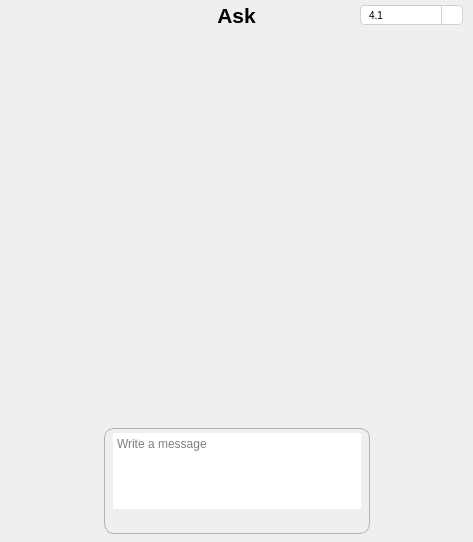
<?xml version="1.0" encoding="UTF-8"?>
<ui version="4.0">
 <class>Conversation</class>
 <widget class="QWidget" name="Conversation">
  <property name="geometry">
   <rect>
    <x>0</x>
    <y>0</y>
    <width>473</width>
    <height>542</height>
   </rect>
  </property>
  <property name="windowTitle">
   <string>Form</string>
  </property>
  <property name="styleSheet">
   <string notr="true"/>
  </property>
  <layout class="QVBoxLayout" name="verticalLayout_2" stretch="0,4,1">
   <property name="spacing">
    <number>0</number>
   </property>
   <property name="leftMargin">
    <number>0</number>
   </property>
   <property name="topMargin">
    <number>0</number>
   </property>
   <property name="rightMargin">
    <number>0</number>
   </property>
   <property name="bottomMargin">
    <number>8</number>
   </property>
   <item>
    <widget class="QFrame" name="TitleBar">
     <property name="minimumSize">
      <size>
       <width>0</width>
       <height>30</height>
      </size>
     </property>
     <property name="styleSheet">
      <string notr="true">QFrame {
	/* background-color: rgb(247, 245, 242); */
	border-bottom: 1px solid rgb(180, 179, 178);
}</string>
     </property>
     <layout class="QHBoxLayout" name="horizontalLayout" stretch="2,0,1,1">
      <property name="spacing">
       <number>0</number>
      </property>
      <property name="leftMargin">
       <number>10</number>
      </property>
      <property name="topMargin">
       <number>0</number>
      </property>
      <property name="rightMargin">
       <number>10</number>
      </property>
      <property name="bottomMargin">
       <number>0</number>
      </property>
      <item>
       <spacer name="horizontalSpacer">
        <property name="orientation">
         <enum>Qt::Orientation::Horizontal</enum>
        </property>
        <property name="sizeHint" stdset="0">
         <size>
          <width>40</width>
          <height>20</height>
         </size>
        </property>
       </spacer>
      </item>
      <item>
       <widget class="QLabel" name="Title">
        <property name="sizePolicy">
         <sizepolicy hsizetype="Preferred" vsizetype="Preferred">
          <horstretch>0</horstretch>
          <verstretch>0</verstretch>
         </sizepolicy>
        </property>
        <property name="font">
         <font>
          <pointsize>16</pointsize>
          <bold>true</bold>
         </font>
        </property>
        <property name="styleSheet">
         <string notr="true"/>
        </property>
        <property name="text">
         <string>Ask</string>
        </property>
        <property name="scaledContents">
         <bool>false</bool>
        </property>
        <property name="alignment">
         <set>Qt::AlignmentFlag::AlignCenter</set>
        </property>
       </widget>
      </item>
      <item>
       <spacer name="horizontalSpacer_2">
        <property name="orientation">
         <enum>Qt::Orientation::Horizontal</enum>
        </property>
        <property name="sizeHint" stdset="0">
         <size>
          <width>40</width>
          <height>20</height>
         </size>
        </property>
       </spacer>
      </item>
      <item>
       <widget class="QComboBox" name="ModelSelector">
        <property name="sizePolicy">
         <sizepolicy hsizetype="Preferred" vsizetype="Ignored">
          <horstretch>0</horstretch>
          <verstretch>0</verstretch>
         </sizepolicy>
        </property>
        <property name="minimumSize">
         <size>
          <width>100</width>
          <height>20</height>
         </size>
        </property>
        <property name="maximumSize">
         <size>
          <width>16777215</width>
          <height>20</height>
         </size>
        </property>
        <property name="layoutDirection">
         <enum>Qt::LayoutDirection::LeftToRight</enum>
        </property>
        <property name="styleSheet">
         <string notr="true">QComboBox {
	combobox-popup: 0;
	/*background: #FAFAFA;*/
	border: 1px solid #D0D0D0;
	border-radius: 4px;
	padding-right: 0px;
	padding-left: 8px;
	/* selection-background-color: #007AFF; */
	font-size: 10px;
}
/*QComboBox:hover  { background:#FFFFFF; border-color:#A0A0A0; }
QComboBox:focus  { border-color:#007AFF; }*/

QComboBox::drop-down {
	subcontrol-origin: padding;
	subcontrol-position: center right;
	width: 20px;
	border-left: 1px solid #D0D0D0;
}
QComboBox::down-arrow {
	image: url(&quot;:/assets/chevron-down.png&quot;);
	width: 12px; height: 12px;
}

QComboBox QAbstractItemView {
	/*background:#FFFFFF;*/
	border:1px solid #D0D0D0;
	border-radius:6px;
	padding:4px 0;
	margin:0;
	font-size: 10px;
	width: 80;
}

QComboBox QAbstractItemView::item
{
	border-radius: 4px;
}

QComboBox QAbstractItemView::item:selected
{
	/* background:#007AFF; */
	color:#FFFFFF;
}</string>
        </property>
        <property name="editable">
         <bool>false</bool>
        </property>
        <property name="currentText">
         <string>4.1</string>
        </property>
        <property name="frame">
         <bool>true</bool>
        </property>
        <item>
         <property name="text">
          <string>4.1</string>
         </property>
        </item>
        <item>
         <property name="text">
          <string>o3</string>
         </property>
        </item>
        <item>
         <property name="text">
          <string>o4-mini</string>
         </property>
        </item>
        <item>
         <property name="text">
          <string>o4-mini-high</string>
         </property>
        </item>
       </widget>
      </item>
     </layout>
    </widget>
   </item>
   <item>
    <widget class="QScrollArea" name="Messages">
     <property name="styleSheet">
      <string notr="true">border: none;</string>
     </property>
     <property name="widgetResizable">
      <bool>true</bool>
     </property>
     <widget class="QWidget" name="MessagesContent">
      <property name="geometry">
       <rect>
        <x>0</x>
        <y>0</y>
        <width>473</width>
        <height>403</height>
       </rect>
      </property>
      <layout class="QVBoxLayout" name="verticalLayout_3">
       <property name="spacing">
        <number>16</number>
       </property>
       <property name="leftMargin">
        <number>8</number>
       </property>
       <property name="topMargin">
        <number>8</number>
       </property>
       <property name="rightMargin">
        <number>8</number>
       </property>
       <property name="bottomMargin">
        <number>8</number>
       </property>
      </layout>
     </widget>
    </widget>
   </item>
   <item>
    <layout class="QGridLayout" name="PromptLayout" columnstretch="0,0,0,0">
     <property name="spacing">
      <number>0</number>
     </property>
     <item row="0" column="3">
      <spacer name="horizontalSpacer_6">
       <property name="orientation">
        <enum>Qt::Orientation::Horizontal</enum>
       </property>
       <property name="sizeHint" stdset="0">
        <size>
         <width>40</width>
         <height>20</height>
        </size>
       </property>
      </spacer>
     </item>
     <item row="0" column="0">
      <spacer name="horizontalSpacer_4">
       <property name="orientation">
        <enum>Qt::Orientation::Horizontal</enum>
       </property>
       <property name="sizeHint" stdset="0">
        <size>
         <width>40</width>
         <height>20</height>
        </size>
       </property>
      </spacer>
     </item>
     <item row="0" column="2">
      <widget class="QFrame" name="Prompt">
       <property name="sizePolicy">
        <sizepolicy hsizetype="Preferred" vsizetype="Preferred">
         <horstretch>0</horstretch>
         <verstretch>0</verstretch>
        </sizepolicy>
       </property>
       <property name="styleSheet">
        <string notr="true">QFrame {
	border: 1px solid rgb(180, 179, 178);
	padding-left: 4px;
	padding-right: 4px;
	border-radius: 10px;
	/* background-color: rgb(246, 244, 240); */
}</string>
       </property>
       <property name="frameShape">
        <enum>QFrame::Shape::StyledPanel</enum>
       </property>
       <property name="frameShadow">
        <enum>QFrame::Shadow::Raised</enum>
       </property>
       <layout class="QVBoxLayout" name="verticalLayout" stretch="0,0">
        <property name="spacing">
         <number>0</number>
        </property>
        <property name="leftMargin">
         <number>0</number>
        </property>
        <property name="topMargin">
         <number>4</number>
        </property>
        <property name="rightMargin">
         <number>0</number>
        </property>
        <property name="bottomMargin">
         <number>4</number>
        </property>
        <item>
         <widget class="QTextEdit" name="textEdit">
          <property name="styleSheet">
           <string notr="true">QTextEdit { border: none; }</string>
          </property>
          <property name="placeholderText">
           <string>Write a message</string>
          </property>
         </widget>
        </item>
        <item>
         <layout class="QHBoxLayout" name="horizontalLayout_2">
          <item>
           <widget class="QToolButton" name="Add">
            <property name="sizePolicy">
             <sizepolicy hsizetype="Preferred" vsizetype="Ignored">
              <horstretch>0</horstretch>
              <verstretch>0</verstretch>
             </sizepolicy>
            </property>
            <property name="minimumSize">
             <size>
              <width>0</width>
              <height>0</height>
             </size>
            </property>
            <property name="maximumSize">
             <size>
              <width>16777215</width>
              <height>20</height>
             </size>
            </property>
            <property name="styleSheet">
             <string notr="true">QToolButton {
	padding: 2px;
	border-radius: 2px;
	border: none;
	/* background-color: rgba(255, 255, 255, 0);	*/
}
QToolButton:hover {
	padding: 2px;
	border-radius: 2px;
	border: none;
	/* background-color: rgba(230, 232, 232, 128); */
}</string>
            </property>
            <property name="text">
             <string/>
            </property>
            <property name="icon">
             <iconset resource="../../assets/TrayWindow.qrc">
              <normaloff>:/assets/plus.png</normaloff>:/assets/plus.png</iconset>
            </property>
            <property name="iconSize">
             <size>
              <width>16</width>
              <height>16</height>
             </size>
            </property>
           </widget>
          </item>
          <item>
           <spacer name="horizontalSpacer_3">
            <property name="orientation">
             <enum>Qt::Orientation::Horizontal</enum>
            </property>
            <property name="sizeType">
             <enum>QSizePolicy::Policy::Expanding</enum>
            </property>
            <property name="sizeHint" stdset="0">
             <size>
              <width>0</width>
              <height>5</height>
             </size>
            </property>
           </spacer>
          </item>
          <item>
           <widget class="QToolButton" name="Send">
            <property name="sizePolicy">
             <sizepolicy hsizetype="Preferred" vsizetype="Ignored">
              <horstretch>0</horstretch>
              <verstretch>0</verstretch>
             </sizepolicy>
            </property>
            <property name="minimumSize">
             <size>
              <width>0</width>
              <height>20</height>
             </size>
            </property>
            <property name="maximumSize">
             <size>
              <width>16777215</width>
              <height>20</height>
             </size>
            </property>
            <property name="styleSheet">
             <string notr="true">QToolButton {
	padding: 2px;
	border-radius: 2px;
	border: none;
	/* background-color: rgba(255, 255, 255, 0);	*/
}
QToolButton:hover {
	padding: 2px;
	border-radius: 2px;
	border: none;
	/* background-color: rgba(230, 232, 232, 128); */
}</string>
            </property>
            <property name="text">
             <string/>
            </property>
            <property name="icon">
             <iconset resource="../../assets/ToolWindow.qrc">
              <normaloff>:/assets/send.png</normaloff>:/assets/send.png</iconset>
            </property>
            <property name="iconSize">
             <size>
              <width>16</width>
              <height>16</height>
             </size>
            </property>
           </widget>
          </item>
         </layout>
        </item>
       </layout>
      </widget>
     </item>
    </layout>
   </item>
  </layout>
 </widget>
 <resources>
  <include location="../../assets/TrayWindow.qrc"/>
  <include location="../../assets/ToolWindow.qrc"/>
 </resources>
 <connections/>
</ui>
